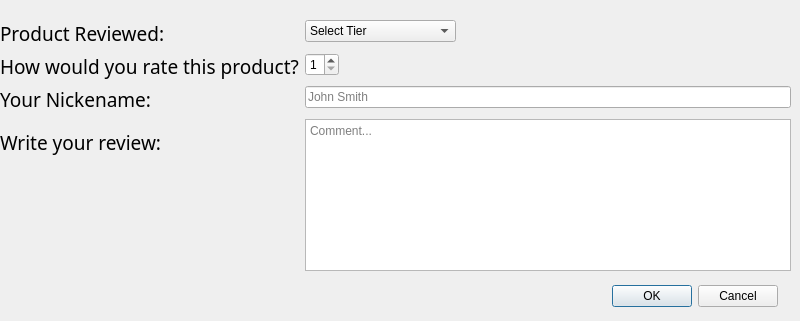
      <widget class="QWidget" name="WriteReview">
       <widget class="QWidget" name="formLayoutWidget">
        <property name="geometry">
         <rect>
          <x>0</x>
          <y>20</y>
          <width>791</width>
          <height>251</height>
         </rect>
        </property>
        <layout class="QFormLayout" name="formLayout">
         <property name="fieldGrowthPolicy">
          <enum>QFormLayout::ExpandingFieldsGrow</enum>
         </property>
         <item row="0" column="0">
          <widget class="QLabel" name="label_22">
           <property name="font">
            <font>
             <family>Heiti SC</family>
             <pointsize>14</pointsize>
            </font>
           </property>
           <property name="text">
            <string>Product Reviewed:</string>
           </property>
          </widget>
         </item>
         <item row="0" column="1">
          <widget class="QComboBox" name="product_comboBox">
           <item>
            <property name="text">
             <string>Select Tier</string>
            </property>
           </item>
           <item>
            <property name="text">
             <string>MORGANDEFENDER</string>
            </property>
           </item>
           <item>
            <property name="text">
             <string>NAVIDDEFENDER</string>
            </property>
           </item>
           <item>
            <property name="text">
             <string>JOSEPHDEFENDER</string>
            </property>
           </item>
          </widget>
         </item>
         <item row="1" column="0">
          <widget class="QLabel" name="label_23">
           <property name="font">
            <font>
             <family>Heiti SC</family>
             <pointsize>14</pointsize>
            </font>
           </property>
           <property name="text">
            <string>How would you rate this product?</string>
           </property>
          </widget>
         </item>
         <item row="1" column="1">
          <widget class="QSpinBox" name="rate_spinBox">
           <property name="minimum">
            <number>1</number>
           </property>
           <property name="maximum">
            <number>5</number>
           </property>
          </widget>
         </item>
         <item row="2" column="0">
          <widget class="QLabel" name="label_25">
           <property name="font">
            <font>
             <family>Heiti SC</family>
             <pointsize>14</pointsize>
            </font>
           </property>
           <property name="text">
            <string>Your Nickename:</string>
           </property>
          </widget>
         </item>
         <item row="2" column="1">
          <widget class="QLineEdit" name="name_lineEdit">
           <property name="maxLength">
            <number>19</number>
           </property>
           <property name="placeholderText">
            <string>John Smith</string>
           </property>
          </widget>
         </item>
         <item row="3" column="0">
          <widget class="QLabel" name="label_24">
           <property name="font">
            <font>
             <family>Heiti SC</family>
             <pointsize>14</pointsize>
            </font>
           </property>
           <property name="text">
            <string>Write your review:</string>
           </property>
          </widget>
         </item>
         <item row="3" column="1">
          <widget class="QTextEdit" name="review_textEdit">
           <property name="placeholderText">
            <string>Comment...</string>
           </property>
          </widget>
         </item>
        </layout>
       </widget>
       <widget class="QLabel" name="reviewStatus">
        <property name="geometry">
         <rect>
          <x>250</x>
          <y>290</y>
          <width>361</width>
          <height>16</height>
         </rect>
        </property>
        <property name="font">
         <font>
          <family>Heiti SC</family>
          <pointsize>14</pointsize>
         </font>
        </property>
        <property name="text">
         <string/>
        </property>
       </widget>
       <widget class="QDialogButtonBox" name="buttonBox">
        <property name="geometry">
         <rect>
          <x>420</x>
          <y>280</y>
          <width>358</width>
          <height>32</height>
         </rect>
        </property>
        <property name="standardButtons">
         <set>QDialogButtonBox::Cancel|QDialogButtonBox::Ok</set>
        </property>
       </widget>
      </widget>
